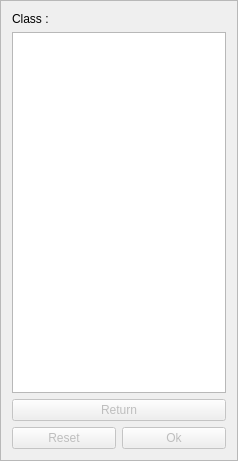
<?xml version="1.0" encoding="UTF-8"?>
<ui version="4.0">
 <class>DataSelection</class>
 <widget class="QFrame" name="DataSelection">
  <property name="geometry">
   <rect>
    <x>0</x>
    <y>0</y>
    <width>238</width>
    <height>461</height>
   </rect>
  </property>
  <property name="windowTitle">
   <string>Frame</string>
  </property>
  <property name="frameShape">
   <enum>QFrame::StyledPanel</enum>
  </property>
  <property name="frameShadow">
   <enum>QFrame::Raised</enum>
  </property>
  <layout class="QVBoxLayout" name="verticalLayout_2">
   <item>
    <widget class="QLabel" name="label">
     <property name="text">
      <string>Class :</string>
     </property>
    </widget>
   </item>
   <item>
    <layout class="QVBoxLayout" name="verticalLayout">
     <item>
      <widget class="QListWidget" name="listWidget"/>
     </item>
     <item>
      <widget class="QPushButton" name="pushButton_3">
       <property name="enabled">
        <bool>false</bool>
       </property>
       <property name="text">
        <string>Return</string>
       </property>
      </widget>
     </item>
     <item>
      <layout class="QHBoxLayout" name="horizontalLayout">
       <item>
        <widget class="QPushButton" name="pushButton_2">
         <property name="enabled">
          <bool>false</bool>
         </property>
         <property name="text">
          <string>Reset</string>
         </property>
        </widget>
       </item>
       <item>
        <widget class="QPushButton" name="pushButton">
         <property name="enabled">
          <bool>false</bool>
         </property>
         <property name="text">
          <string>Ok</string>
         </property>
        </widget>
       </item>
      </layout>
     </item>
    </layout>
   </item>
  </layout>
 </widget>
 <resources/>
 <connections/>
</ui>
